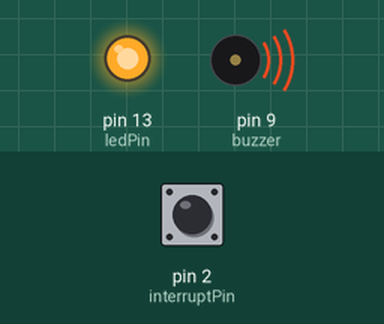
Bench run of a sketch on a simulated Arduino Uno, built with avr-gcc and run on an emulated ATmega328P. On the bench: output pins drawn as LEDs (lit = HIGH), buzzer (waves = sounding). Dashed ring = blinking. The test bench sets the inputs (shaded band); at power-on: pin 2 (interruptPin) HIGH.

Above: at 0.9 s.
1.3 s: pin 2 (interruptPin) pulled LOW for 0.15 s
At 1.75 s:
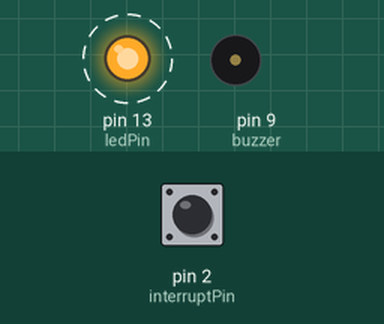
4.3 s: pin 2 (interruptPin) pulled LOW for 1 s
At 7.2 s:
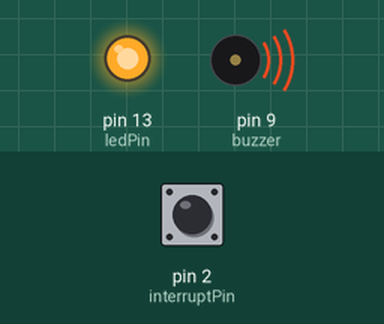
7.3 s: pin 2 (interruptPin) pulled LOW for 3.2 s
At 10.55 s:
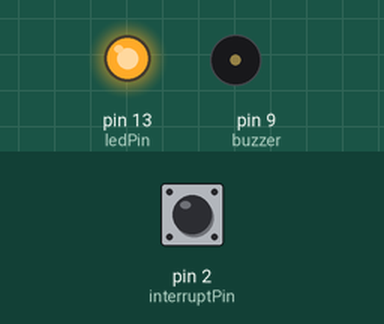
Timing chart, 0 to 18.0 s (numbered marks = the images above; inputs shaded):
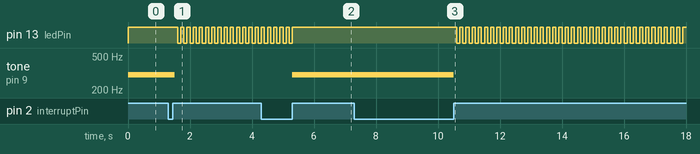

Measured:
- after the input at 1.3 s, pin 13 (ledPin): alternates HIGH for 0.10 s and LOW for 0.10 s, starting after 0.30 s; tone on pin 9 (buzzer): 300 Hz → silent after 0.20 s
- after the input at 4.3 s, pin 13 (ledPin): goes on until 5.3 s, then stays HIGH; tone on pin 9 (buzzer): silent → 300 Hz after 1.0 s
- after the input at 7.3 s, pin 13 (ledPin): alternates HIGH for 0.10 s and LOW for 0.10 s, starting after 3.3 s; tone on pin 9 (buzzer): 300 Hz → silent after 3.2 s

The sketch:

main.ino
```cpp
//Alarme feito com buzzer e botão PULLUP
const byte ledPin = 13;
const byte interruptPin = 2;
const byte resetPin = 3;
volatile byte state = HIGH;
const byte buzzer = 9;


void setup()
{
  pinMode(ledPin, OUTPUT);
  pinMode(interruptPin, INPUT_PULLUP);
  attachInterrupt(digitalPinToInterrupt(interruptPin), blink, RISING); //rotina de interrupção quando sinal do botão for de low para high
  pinMode(resetPin, INPUT_PULLUP);
  pinMode(buzzer, OUTPUT);
}

void loop()
{

  while(state){ //se reset = false, botão foi pressionado e o led deverá ser acesso
  	digitalWrite(ledPin, HIGH);
    tone(buzzer,300,100);
  	delay(100);
  }
  //caso contrário deixa o led piscando e o buzzer silencioso
  noTone(buzzer);
  digitalWrite(ledPin, HIGH);
  delay(100);
  digitalWrite(ledPin,LOW);
  delay(100);

}

void blink(){ //função de troca de estado do led

  state = !state;

}
```
